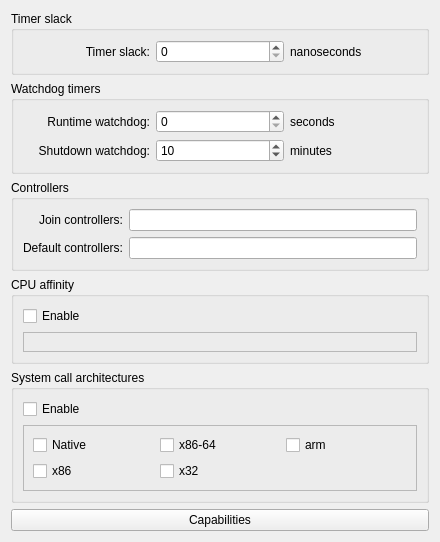
<?xml version="1.0" encoding="UTF-8"?>
<ui version="4.0">
 <class>AdvancedDialog</class>
 <widget class="QWidget" name="AdvancedDialog">
  <property name="geometry">
   <rect>
    <x>0</x>
    <y>0</y>
    <width>440</width>
    <height>475</height>
   </rect>
  </property>
  <property name="windowTitle">
   <string>Form</string>
  </property>
  <layout class="QVBoxLayout" name="verticalLayout">
   <item>
    <widget class="QGroupBox" name="grpTimerSlack">
     <property name="title">
      <string>Timer slack</string>
     </property>
     <layout class="QGridLayout" name="gridLayout_3">
      <item row="1" column="0">
       <widget class="QLabel" name="label_12">
        <property name="text">
         <string>Timer slack:</string>
        </property>
        <property name="alignment">
         <set>Qt::AlignRight|Qt::AlignTrailing|Qt::AlignVCenter</set>
        </property>
       </widget>
      </item>
      <item row="1" column="1">
       <widget class="QSpinBox" name="spnTimerSlack">
        <property name="toolTip">
         <string>&lt;html&gt;&lt;head/&gt;&lt;body&gt;&lt;p&gt;Sets the timer slack for PID 1 which is then inherited to all executed processes, unless overridden individually. The timer slack controls the accuracy of wake-ups triggered by timers.&lt;/p&gt;&lt;/body&gt;&lt;/html&gt;</string>
        </property>
        <property name="maximum">
         <number>999999999</number>
        </property>
       </widget>
      </item>
      <item row="1" column="2">
       <widget class="QLabel" name="label">
        <property name="text">
         <string>nanoseconds</string>
        </property>
       </widget>
      </item>
     </layout>
    </widget>
   </item>
   <item>
    <widget class="QGroupBox" name="grpWatchdogs">
     <property name="title">
      <string>Watchdog timers</string>
     </property>
     <property name="checkable">
      <bool>false</bool>
     </property>
     <layout class="QFormLayout" name="formLayout_5">
      <property name="fieldGrowthPolicy">
       <enum>QFormLayout::ExpandingFieldsGrow</enum>
      </property>
      <item row="0" column="0" colspan="2">
       <layout class="QHBoxLayout" name="horizontalLayout_3">
        <item>
         <widget class="QLabel" name="label_8">
          <property name="text">
           <string>Runtime watchdog:</string>
          </property>
          <property name="alignment">
           <set>Qt::AlignRight|Qt::AlignTrailing|Qt::AlignVCenter</set>
          </property>
         </widget>
        </item>
        <item>
         <widget class="QSpinBox" name="spnRuntimeWatchdog">
          <property name="toolTip">
           <string>&lt;html&gt;&lt;head/&gt;&lt;body&gt;&lt;p&gt;The watchdog hardware (/dev/watchdog) will be programmed to automatically reboot the system if it is not contacted within the specified timeout interval. The system manager will ensure to contact it at least once in half the specified timeout interval. This feature requires a hardware watchdog device.&lt;/p&gt;&lt;/body&gt;&lt;/html&gt;</string>
          </property>
          <property name="maximum">
           <number>999999999</number>
          </property>
         </widget>
        </item>
        <item>
         <widget class="QLabel" name="label_2">
          <property name="text">
           <string>seconds</string>
          </property>
         </widget>
        </item>
       </layout>
      </item>
      <item row="2" column="0" colspan="2">
       <layout class="QHBoxLayout" name="horizontalLayout_4">
        <item>
         <widget class="QLabel" name="label_9">
          <property name="text">
           <string>Shutdown watchdog:</string>
          </property>
          <property name="alignment">
           <set>Qt::AlignRight|Qt::AlignTrailing|Qt::AlignVCenter</set>
          </property>
         </widget>
        </item>
        <item>
         <widget class="QSpinBox" name="spnShutdownWatchdog">
          <property name="toolTip">
           <string>&lt;html&gt;&lt;head/&gt;&lt;body&gt;&lt;p&gt;This setting may be used to configure the hardware watchdog when the system is asked to reboot. It works as a safety net to ensure that the reboot takes place even if a clean reboot attempt times out. This feature requires a hardware watchdog device.&lt;/p&gt;&lt;/body&gt;&lt;/html&gt;</string>
          </property>
          <property name="maximum">
           <number>999999996</number>
          </property>
          <property name="value">
           <number>10</number>
          </property>
         </widget>
        </item>
        <item>
         <widget class="QLabel" name="label_3">
          <property name="text">
           <string>minutes</string>
          </property>
         </widget>
        </item>
       </layout>
      </item>
     </layout>
    </widget>
   </item>
   <item>
    <widget class="QGroupBox" name="grpControllers">
     <property name="title">
      <string>Controllers</string>
     </property>
     <layout class="QGridLayout" name="gridLayout_4">
      <item row="1" column="0">
       <widget class="QLabel" name="lblDefControllers">
        <property name="text">
         <string>Default controllers:</string>
        </property>
        <property name="alignment">
         <set>Qt::AlignRight|Qt::AlignTrailing|Qt::AlignVCenter</set>
        </property>
       </widget>
      </item>
      <item row="0" column="0">
       <widget class="QLabel" name="lblJoinControllers">
        <property name="text">
         <string>Join controllers:</string>
        </property>
        <property name="alignment">
         <set>Qt::AlignRight|Qt::AlignTrailing|Qt::AlignVCenter</set>
        </property>
       </widget>
      </item>
      <item row="1" column="1">
       <widget class="QLineEdit" name="leDefControllers">
        <property name="toolTip">
         <string>&lt;html&gt;&lt;head/&gt;&lt;body&gt;&lt;p&gt;Configures in which cgroup controller hierarchies to create per-service cgroups automatically, in addition to the name=systemd named hierarchy. Takes a space-separated list of controller names.&lt;/p&gt;&lt;p&gt;This option was removed in systemd 208.&lt;/p&gt;&lt;/body&gt;&lt;/html&gt;</string>
        </property>
       </widget>
      </item>
      <item row="0" column="1">
       <widget class="QLineEdit" name="leJoinControllers">
        <property name="toolTip">
         <string>&lt;html&gt;&lt;head/&gt;&lt;body&gt;&lt;p&gt;Configures controllers that shall be mounted in a single hierarchy. By default systemd will mount all controllers which are enabled in the kernel in individual hierarchies, with the exception of those listed in this setting. Takes a space-separated list of comma-separated controller names, in order to allow multiple joined hierarchies. &lt;/p&gt;&lt;/body&gt;&lt;/html&gt;</string>
        </property>
       </widget>
      </item>
     </layout>
    </widget>
   </item>
   <item>
    <widget class="QGroupBox" name="grpCPUAffinity">
     <property name="title">
      <string>CPU affinity</string>
     </property>
     <layout class="QGridLayout" name="gridLayout">
      <item row="0" column="0">
       <widget class="QCheckBox" name="chkCPUAffinity">
        <property name="text">
         <string>Enable</string>
        </property>
       </widget>
      </item>
      <item row="1" column="0">
       <widget class="QFrame" name="frmCPUAffinity">
        <property name="frameShape">
         <enum>QFrame::StyledPanel</enum>
        </property>
        <property name="frameShadow">
         <enum>QFrame::Raised</enum>
        </property>
        <layout class="QVBoxLayout" name="verticalLayout_2">
         <item>
          <layout class="QHBoxLayout" name="horizCPUAffinity"/>
         </item>
        </layout>
       </widget>
      </item>
     </layout>
    </widget>
   </item>
   <item>
    <widget class="QGroupBox" name="grpSystemCallArchitectures">
     <property name="title">
      <string>System call architectures</string>
     </property>
     <layout class="QGridLayout" name="gridLayout_2">
      <item row="0" column="0">
       <widget class="QCheckBox" name="chkSystemCallArchitectures">
        <property name="text">
         <string>Enable</string>
        </property>
       </widget>
      </item>
      <item row="1" column="0" colspan="3">
       <widget class="QFrame" name="frmSystemCallArchitectures">
        <property name="frameShape">
         <enum>QFrame::StyledPanel</enum>
        </property>
        <property name="frameShadow">
         <enum>QFrame::Raised</enum>
        </property>
        <layout class="QGridLayout" name="gridLayout_5">
         <item row="0" column="0">
          <widget class="QCheckBox" name="chkNative">
           <property name="text">
            <string>Native</string>
           </property>
          </widget>
         </item>
         <item row="0" column="1">
          <widget class="QCheckBox" name="chkx8664">
           <property name="text">
            <string>x86-64</string>
           </property>
          </widget>
         </item>
         <item row="0" column="2">
          <widget class="QCheckBox" name="chkArm">
           <property name="text">
            <string>arm</string>
           </property>
          </widget>
         </item>
         <item row="2" column="1">
          <widget class="QCheckBox" name="chkx32">
           <property name="text">
            <string>x32</string>
           </property>
          </widget>
         </item>
         <item row="2" column="0">
          <widget class="QCheckBox" name="chkx86">
           <property name="text">
            <string>x86</string>
           </property>
          </widget>
         </item>
        </layout>
       </widget>
      </item>
     </layout>
    </widget>
   </item>
   <item>
    <widget class="QPushButton" name="btnCapabilities">
     <property name="text">
      <string>Capabilities</string>
     </property>
    </widget>
   </item>
   <item>
    <spacer name="verticalSpacer">
     <property name="orientation">
      <enum>Qt::Vertical</enum>
     </property>
     <property name="sizeHint" stdset="0">
      <size>
       <width>20</width>
       <height>0</height>
      </size>
     </property>
    </spacer>
   </item>
  </layout>
 </widget>
 <tabstops>
  <tabstop>spnTimerSlack</tabstop>
  <tabstop>spnRuntimeWatchdog</tabstop>
  <tabstop>spnShutdownWatchdog</tabstop>
  <tabstop>leJoinControllers</tabstop>
  <tabstop>leDefControllers</tabstop>
  <tabstop>chkCPUAffinity</tabstop>
  <tabstop>chkSystemCallArchitectures</tabstop>
  <tabstop>chkNative</tabstop>
  <tabstop>chkx8664</tabstop>
  <tabstop>chkArm</tabstop>
  <tabstop>chkx86</tabstop>
  <tabstop>chkx32</tabstop>
  <tabstop>btnCapabilities</tabstop>
 </tabstops>
 <resources/>
 <connections/>
</ui>
